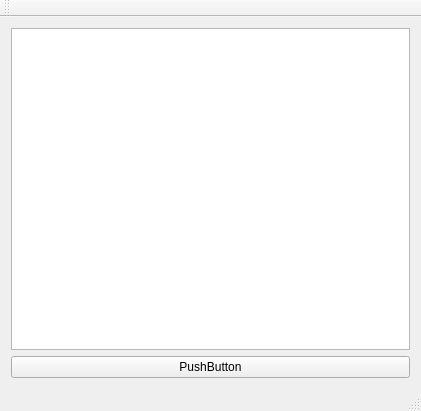
<?xml version="1.0" encoding="UTF-8"?>
<ui version="4.0">
 <class>MainWindow</class>
 <widget class="QMainWindow" name="MainWindow">
  <property name="geometry">
   <rect>
    <x>0</x>
    <y>0</y>
    <width>421</width>
    <height>411</height>
   </rect>
  </property>
  <property name="windowTitle">
   <string>MainWindow</string>
  </property>
  <widget class="QWidget" name="centralWidget">
   <layout class="QGridLayout" name="gridLayout">
    <item row="0" column="0">
     <widget class="QTreeView" name="treeView"/>
    </item>
    <item row="1" column="0">
     <widget class="QPushButton" name="pushButton">
      <property name="text">
       <string>PushButton</string>
      </property>
     </widget>
    </item>
   </layout>
  </widget>
  <widget class="QMenuBar" name="menuBar">
   <property name="geometry">
    <rect>
     <x>0</x>
     <y>0</y>
     <width>421</width>
     <height>23</height>
    </rect>
   </property>
  </widget>
  <widget class="QToolBar" name="mainToolBar">
   <attribute name="toolBarArea">
    <enum>TopToolBarArea</enum>
   </attribute>
   <attribute name="toolBarBreak">
    <bool>false</bool>
   </attribute>
  </widget>
  <widget class="QStatusBar" name="statusBar"/>
 </widget>
 <layoutdefault spacing="6" margin="11"/>
 <resources/>
 <connections/>
</ui>
